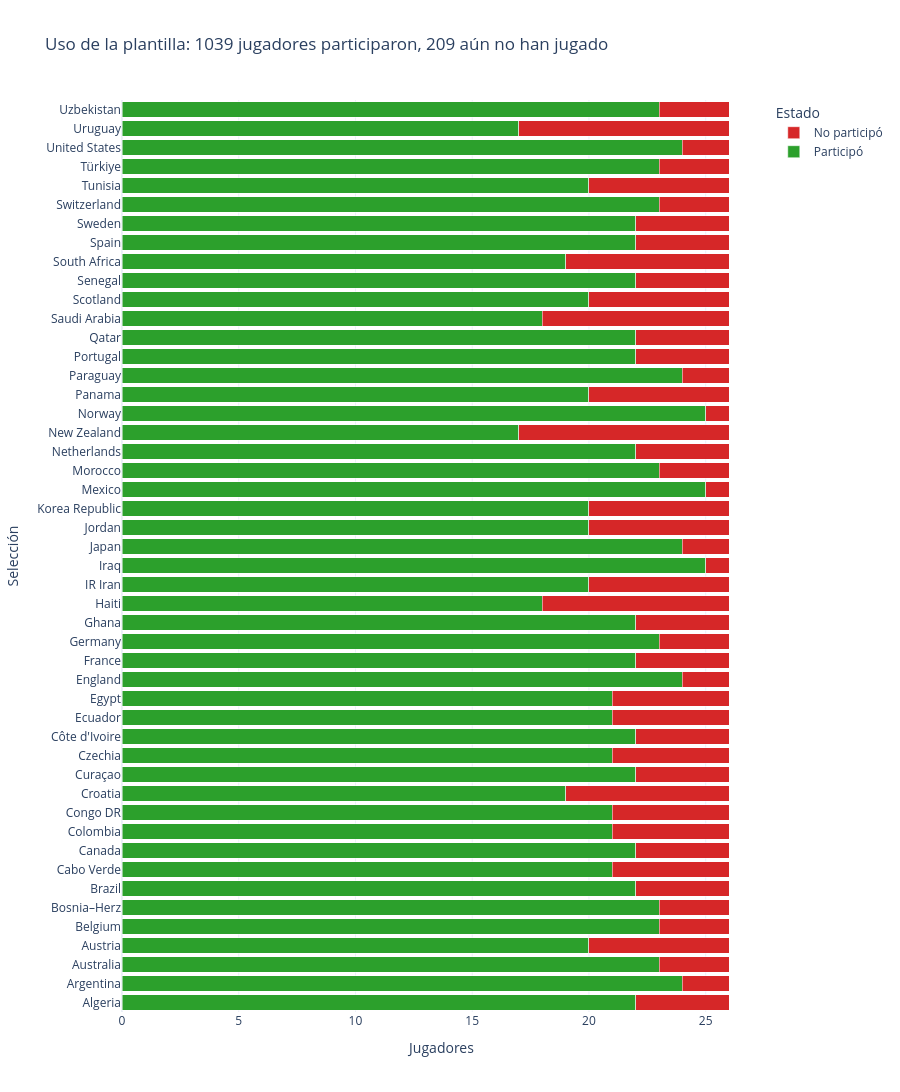

Notebook code for this chart:
### Markdown cell above
## 6. La estructura de los jugadores que no participaron

Muchos jugadores convocados no disputaron ningún partido (`games == 0`) y, por ello, casi todas sus estadísticas aparecen como valores nulos (`NaN`). Las barras apiladas muestran esta situación: aunque cada selección cuenta con una plantilla amplia, solo una parte de los jugadores participa en los encuentros. Por ello, antes de calcular métricas o tasas de rendimiento a nivel de jugador, es recomendable filtrar el conjunto de datos utilizando la variable `played`.

### Code cell
counts = (
    players.assign(
        estado=np.where(players["played"], "Participó", "No participó")
    )
    .groupby(["team", "estado"])
    .size()
    .unstack(fill_value=0)
    .reindex(columns=["Participó", "No participó"], fill_value=0)
)

counts = counts.reindex(counts.sum(axis=1).sort_values().index)

overall = players["played"].value_counts()

print(
    f"Total: {int(overall.get(True, 0))} participaron, "
    f"{int(overall.get(False, 0))} no participaron"
)

fig = go.Figure()

fig.add_trace(
    go.Bar(
        y=counts.index,
        x=counts["Participó"],
        orientation="h",
        name="Participó",
        marker_color="#2ca02c",
    )
)

fig.add_trace(
    go.Bar(
        y=counts.index,
        x=counts["No participó"],
        orientation="h",
        name="No participó",
        marker_color="#d62728",
    )
)

fig.update_layout(
    barmode="stack",
    title=f"Uso de la plantilla: {N_PLAYED} jugadores participaron, {N_PLAYERS - N_PLAYED} aún no han jugado",
    xaxis_title="Jugadores",
    yaxis_title="Selección",
    height=max(420, 24 * len(counts)),
    legend_title="Estado",
    **PLOTLY_KW,
)

fig.show()

### Figure 1 — Plotly figure (JSON) as saved in the notebook; plotly's stock layout.template omitted (floating-point values rounded to 4 significant figures)
{"data": [{"marker": {"color": "#2ca02c"}, "name": "Participó", "orientation": "h", "type": "bar", "x": [22, 24, 23, 20, 23, 23, 22, 21, 22, 21, 21, 19, 22, 21, 22, 21, 21, 24, 22, 23, 22, 18, 20, 25, 24, 20, 20, 25, 23, 22, 17, 25, 20, 24, 22, 22, 18, 20, 22, 19, 22, 22, 23, 20, 23, 24, 17, 23], "y": ["Algeria", "Argentina", "Australia", "Austria", "Belgium", "Bosnia–Herz", "Brazil", "Cabo Verde", "Canada", "Colombia", "Congo DR", "Croatia", "Curaçao", "Czechia", "Côte d'Ivoire", "Ecuador", "Egypt", "England", "France", "Germany", "Ghana", "Haiti", "IR Iran", "Iraq", "Japan", "Jordan", "Korea Republic", "Mexico", "Morocco", "Netherlands", "New Zealand", "Norway", "Panama", "Paraguay", "Portugal", "Qatar", "Saudi Arabia", "Scotland", "Senegal", "South Africa", "Spain", "Sweden", "Switzerland", "Tunisia", "Türkiye", "United States", "Uruguay", "Uzbekistan"]}, {"marker": {"color": "#d62728"}, "name": "No participó", "orientation": "h", "type": "bar", "x": [4, 2, 3, 6, 3, 3, 4, 5, 4, 5, 5, 7, 4, 5, 4, 5, 5, 2, 4, 3, 4, 8, 6, 1, 2, 6, 6, 1, 3, 4, 9, 1, 6, 2, 4, 4, 8, 6, 4, 7, 4, 4, 3, 6, 3, 2, 9, 3], "y": ["Algeria", "Argentina", "Australia", "Austria", "Belgium", "Bosnia–Herz", "Brazil", "Cabo Verde", "Canada", "Colombia", "Congo DR", "Croatia", "Curaçao", "Czechia", "Côte d'Ivoire", "Ecuador", "Egypt", "England", "France", "Germany", "Ghana", "Haiti", "IR Iran", "Iraq", "Japan", "Jordan", "Korea Republic", "Mexico", "Morocco", "Netherlands", "New Zealand", "Norway", "Panama", "Paraguay", "Portugal", "Qatar", "Saudi Arabia", "Scotland", "Senegal", "South Africa", "Spain", "Sweden", "Switzerland", "Tunisia", "Türkiye", "United States", "Uruguay", "Uzbekistan"]}], "layout": {"barmode": "stack", "height": 1152, "legend": {"title": {"text": "Estado"}}, "title": {"text": "Uso de la plantilla: 1039 jugadores participaron, 209 aún no han jugado"}, "xaxis": {"title": {"text": "Jugadores"}}, "yaxis": {"title": {"text": "Selección"}}}}
